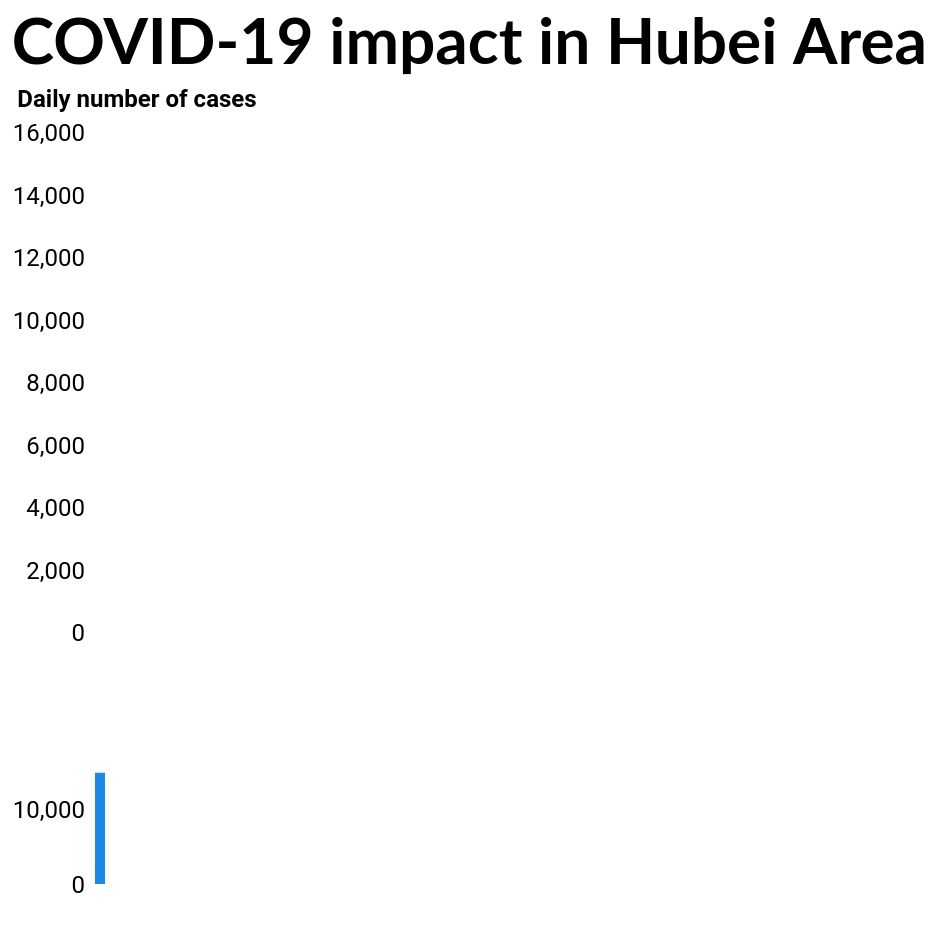

This figure's Vega-Lite source:
### Vega-Lite specification from a JSON file in a GitHub repository (floating-point values rounded to 4 significant figures; data arrays with more than 128 entries replaced by an {"elided": "..."} marker saying what was removed)
{"config": {"background": "#FFFFFF", "title": {"anchor": "start", "fontSize": 32, "font": "Lato"}, "axisX": {"domain": true, "domainColor": "#000000", "domainWidth": 1, "grid": false, "labelFontSize": 12, "labelFont": "Roboto", "labelAngle": 0, "tickColor": "#000000", "tickSize": 5, "titleFontSize": 12, "titlePadding": 10, "titleFont": "Roboto"}, "axisY": {"domain": false, "domainWidth": 1, "grid": true, "gridColor": "#DEDDDD", "gridWidth": 1, "labelFontSize": 12, "labelFont": "Roboto", "labelPadding": 8, "ticks": false, "titleFontSize": 12, "titlePadding": 10, "titleFont": "Roboto", "titleAngle": 0, "titleY": -10, "titleX": 18}, "legend": {"labelFontSize": 12, "labelFont": "Roboto", "symbolSize": 100, "titleFontSize": 12, "titlePadding": 10, "titleFont": "Roboto", "orient": "right", "offset": 10}, "view": {"stroke": "transparent"}, "range": {"category": ["#1696d2", "#ec008b", "#fdbf11", "#000000", "#d2d2d2", "#55b748"], "diverging": ["#ca5800", "#fdbf11", "#fdd870", "#fff2cf", "#cfe8f3", "#73bfe2", "#1696d2", "#0a4c6a"], "heatmap": ["#ca5800", "#fdbf11", "#fdd870", "#fff2cf", "#cfe8f3", "#73bfe2", "#1696d2", "#0a4c6a"], "ordinal": ["#cfe8f3", "#a2d4ec", "#73bfe2", "#46abdb", "#1696d2", "#12719e"], "ramp": ["#CFE8F3", "#A2D4EC", "#73BFE2", "#46ABDB", "#1696D2", "#12719E", "#0A4C6A", "#062635"]}, "area": {"fill": "#1696d2"}, "rect": {"fill": "#1696d2"}, "line": {"color": "#1696d2", "stroke": "#1696d2", "strokeWidth": 5}, "trail": {"color": "#1696d2", "stroke": "#1696d2", "strokeWidth": 0, "size": 1}, "path": {"stroke": "#1696d2", "strokeWidth": 0.5}, "point": {"filled": true}, "text": {"font": "Open Sans", "color": "#1696d2", "fontSize": 11, "align": "center", "fontWeight": 400, "size": 11}, "style": {"bar": {"fill": "#1696d2", "stroke": null}}, "arc": {"fill": "#1696d2"}, "shape": {"stroke": "#1696d2"}, "symbol": {"fill": "#1696d2", "size": 30}}, "vconcat": [{"mark": {"type": "bar", "color": "#1e88e5"}, "encoding": {"color": {"condition": {"value": "#1e88e5", "selection": {"not": "selector053"}}, "value": "#b1010f"}, "size": {"condition": {"value": 3, "selection": {"not": "selector053"}}, "value": 6}, "tooltip": [{"type": "nominal", "field": "Province", "title": "Area Name"}, {"type": "temporal", "field": "Date", "title": "Date"}, {"type": "quantitative", "field": "daily_Confirmed", "title": "Daily new cases"}, {"type": "quantitative", "field": "Confirmed", "title": "Total cases"}], "x": {"type": "temporal", "axis": {"labels": false, "title": " "}, "field": "Date", "scale": {"domain": {"selection": "selector052"}}}, "y": {"type": "quantitative", "axis": {"title": "Daily number of cases"}, "field": "daily_Confirmed"}}, "height": "250", "selection": {"selector053": {"type": "single", "on": "mouseover", "fields": ["Date"], "nearest": true}}, "title": "COVID-19 impact in Hubei Area", "width": "container"}, {"mark": {"type": "bar", "color": "#1e88e5"}, "encoding": {"color": {"condition": {"value": "#1e88e5", "selection": "selector052"}, "value": "lightgray"}, "x": {"type": "temporal", "axis": {"title": " "}, "field": "Date"}, "y": {"type": "quantitative", "axis": {"title": " "}, "field": "daily_Confirmed"}}, "height": 60, "selection": {"selector052": {"type": "interval", "encodings": ["x"]}}, "width": "container"}], "data": {"name": "data-adb44c36260c13b51e558c2b8133ca4f"}, "$schema": "https://vega.github.io/schema/vega-lite/v5.json", "datasets": {"data-adb44c36260c13b51e558c2b8133ca4f": {"elided": "130 records"}}}
